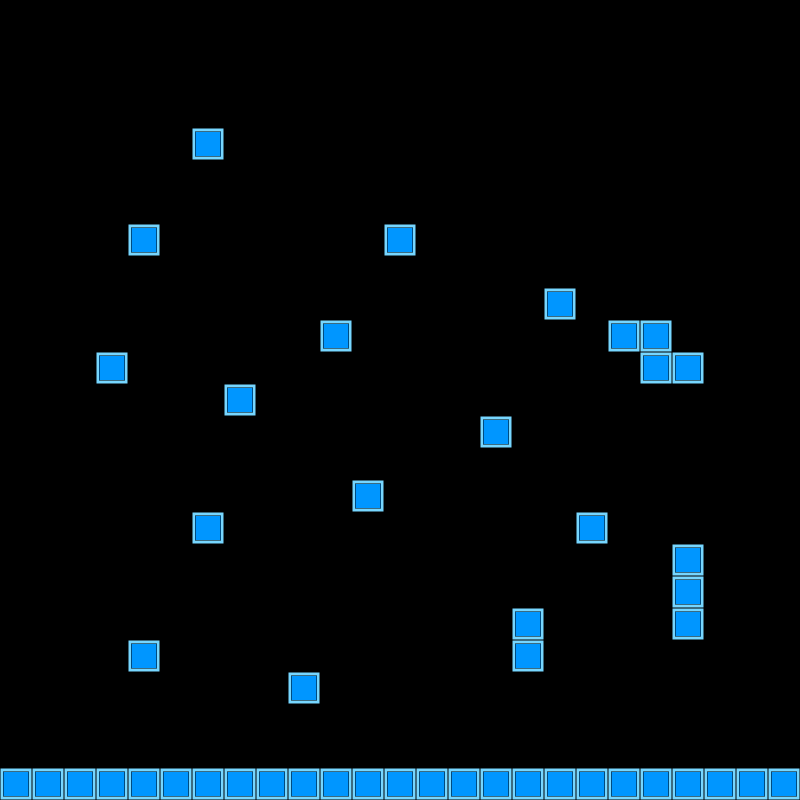

Rendered tile map (Tiled .tmx) drawn with the repository's tilesets; below, a short description and the full map source, tile grids included:
An orthogonal 25x25 tile map with 32x32 px tiles, 1 tile layer (Tile Layer 1).

<map version="1.5" tiledversion="1.7.2" orientation="orthogonal" renderorder="right-down" width="25" height="25" tilewidth="32" tileheight="32" infinite="0" nextlayerid="2" nextobjectid="1">
 <tileset firstgid="1" name="squareSmall" tilewidth="32" tileheight="32" tilecount="1" columns="1">
  <image source="../squareSmall.png" width="32" height="32" />
 </tileset>
 <layer id="1" name="Tile Layer 1" width="25" height="25">
  <data encoding="csv">
0,0,0,0,0,0,0,0,0,0,0,0,0,0,0,0,0,0,0,0,0,0,0,0,0,
0,0,0,0,0,0,0,0,0,0,0,0,0,0,0,0,0,0,0,0,0,0,0,0,0,
0,0,0,0,0,0,0,0,0,0,0,0,0,0,0,0,0,0,0,0,0,0,0,0,0,
0,0,0,0,0,0,0,0,0,0,0,0,0,0,0,0,0,0,0,0,0,0,0,0,0,
0,0,0,0,0,0,1,0,0,0,0,0,0,0,0,0,0,0,0,0,0,0,0,0,0,
0,0,0,0,0,0,0,0,0,0,0,0,0,0,0,0,0,0,0,0,0,0,0,0,0,
0,0,0,0,0,0,0,0,0,0,0,0,0,0,0,0,0,0,0,0,0,0,0,0,0,
0,0,0,0,1,0,0,0,0,0,0,0,1,0,0,0,0,0,0,0,0,0,0,0,0,
0,0,0,0,0,0,0,0,0,0,0,0,0,0,0,0,0,0,0,0,0,0,0,0,0,
0,0,0,0,0,0,0,0,0,0,0,0,0,0,0,0,0,1,0,0,0,0,0,0,0,
0,0,0,0,0,0,0,0,0,0,1,0,0,0,0,0,0,0,0,1,1,0,0,0,0,
0,0,0,1,0,0,0,0,0,0,0,0,0,0,0,0,0,0,0,0,1,1,0,0,0,
0,0,0,0,0,0,0,1,0,0,0,0,0,0,0,0,0,0,0,0,0,0,0,0,0,
0,0,0,0,0,0,0,0,0,0,0,0,0,0,0,1,0,0,0,0,0,0,0,0,0,
0,0,0,0,0,0,0,0,0,0,0,0,0,0,0,0,0,0,0,0,0,0,0,0,0,
0,0,0,0,0,0,0,0,0,0,0,1,0,0,0,0,0,0,0,0,0,0,0,0,0,
0,0,0,0,0,0,1,0,0,0,0,0,0,0,0,0,0,0,1,0,0,0,0,0,0,
0,0,0,0,0,0,0,0,0,0,0,0,0,0,0,0,0,0,0,0,0,1,0,0,0,
0,0,0,0,0,0,0,0,0,0,0,0,0,0,0,0,0,0,0,0,0,1,0,0,0,
0,0,0,0,0,0,0,0,0,0,0,0,0,0,0,0,1,0,0,0,0,1,0,0,0,
0,0,0,0,1,0,0,0,0,0,0,0,0,0,0,0,1,0,0,0,0,0,0,0,0,
0,0,0,0,0,0,0,0,0,1,0,0,0,0,0,0,0,0,0,0,0,0,0,0,0,
0,0,0,0,0,0,0,0,0,0,0,0,0,0,0,0,0,0,0,0,0,0,0,0,0,
0,0,0,0,0,0,0,0,0,0,0,0,0,0,0,0,0,0,0,0,0,0,0,0,0,
1,1,1,1,1,1,1,1,1,1,1,1,1,1,1,1,1,1,1,1,1,1,1,1,1
</data>
 </layer>
</map>